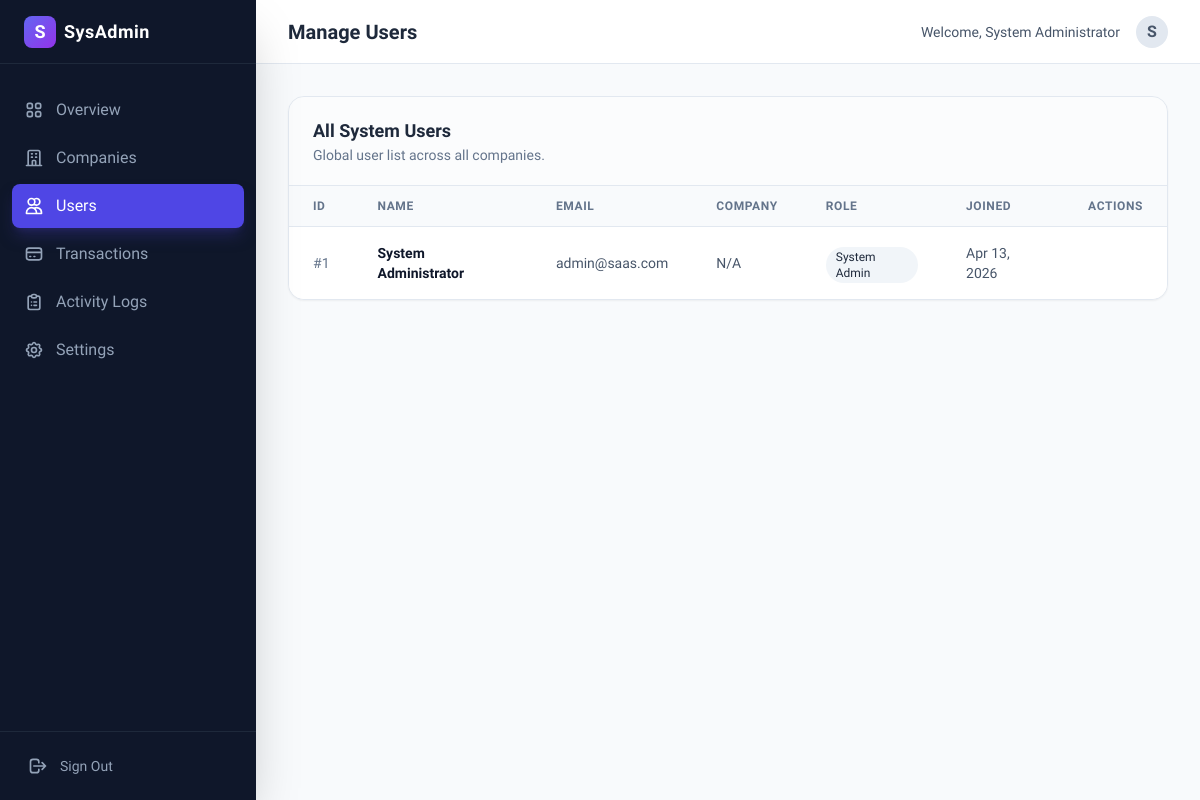
Page /admin/users (signed in) on the committed database.
### tables this page shows
CREATE TABLE IF NOT EXISTS users (
    id INT AUTO_INCREMENT PRIMARY KEY,
    company_id INT,  
    name VARCHAR(255) NOT NULL,
    email VARCHAR(255) NOT NULL UNIQUE,
    password VARCHAR(255) NOT NULL,
    role ENUM('system_admin', 'company_admin', 'evaluator', 'viewer') NOT NULL,
    created_at TIMESTAMP DEFAULT CURRENT_TIMESTAMP,
    updated_at TIMESTAMP DEFAULT CURRENT_TIMESTAMP ON UPDATE CURRENT_TIMESTAMP,
    FOREIGN KEY (company_id) REFERENCES companies(id) ON DELETE CASCADE
);

### src/Controllers/DashboardController.php (called while the page is built, shortened)
<?php
class DashboardController extends Controller
{
    public function users()
    {
        $db = new \App\Config\Database();
        $conn = $db->getConnection();
        $stmt = $conn->query("SELECT u.*, c.name as company_name FROM users u LEFT JOIN companies c ON u.company_id = c.id ORDER BY u.created_at DESC");
        $users = $stmt->fetchAll(\PDO::FETCH_ASSOC);
        $this->view('dashboard/system/users', ['users' => $users]);
    }
}

### src/Views/dashboard/system/users.php (the view, shortened to what this page needs)
<div class="bg-white rounded-2xl shadow-sm border border-slate-200 overflow-hidden">
    <div class="px-6 py-5 border-b border-slate-200 bg-slate-50/50">
        <h3 class="text-lg font-bold text-slate-800">All System Users</h3>
        <p class="text-sm text-slate-500">Global user list across all companies.</p>
    </div>
    <div class="overflow-x-auto">
        <table class="min-w-full divide-y divide-slate-200">
            <thead class="bg-slate-50">
                <tr>
                    <th class="px-6 py-3 text-left text-xs font-semibold text-slate-500 uppercase tracking-wider">ID
                    </th>
                    <th class="px-6 py-3 text-left text-xs font-semibold text-slate-500 uppercase tracking-wider">Name
                    </th>
                    <th class="px-6 py-3 text-left text-xs font-semibold text-slate-500 uppercase tracking-wider">Email
                    </th>
                    <th class="px-6 py-3 text-left text-xs font-semibold text-slate-500 uppercase tracking-wider">
                        Company</th>
                    <th class="px-6 py-3 text-left text-xs font-semibold text-slate-500 uppercase tracking-wider">Role
                    </th>
                    <th class="px-6 py-3 text-left text-xs font-semibold text-slate-500 uppercase tracking-wider">Joined
                    </th>
                    <th class="px-6 py-3 text-right text-xs font-semibold text-slate-500 uppercase tracking-wider">
                        Actions</th>
                </tr>
            </thead>
            <tbody class="divide-y divide-slate-100 bg-white">
                <?php foreach ($users as $user): ?>
                    <tr class="hover:bg-slate-50/80 transition-colors">
                        <td class="px-6 py-4 text-sm text-slate-500">#<?= $user['id'] ?></td>
                        <td class="px-6 py-4 text-sm font-semibold text-slate-900"><?= htmlspecialchars($user['name']) ?>
                        </td>
                        <td class="px-6 py-4 text-sm text-slate-600"><?= htmlspecialchars($user['email']) ?></td>
                        <td class="px-6 py-4 text-sm text-slate-600"><?= htmlspecialchars($user['company_name'] ?? 'N/A') ?>
                        </td>
                        <td class="px-6 py-4">
                            <span
                                class="inline-flex items-center px-2.5 py-0.5 rounded-full text-xs font-medium bg-slate-100 text-slate-800 capitalize">
                                <?= str_replace('_', ' ', $user['role']) ?>
                            </span>
                        </td>
                        <td class="px-6 py-4 text-sm text-slate-600"><?= date('M j, Y', strtotime($user['created_at'])) ?>
                        </td>
                        <td class="px-6 py-4 text-right text-sm font-medium whitespace-nowrap">
                        </td>
                    </tr>
                <?php endforeach; ?>
            </tbody>
        </table>
    </div>
</div>
<?php
require __DIR__ . '/../../dashboard_layout.php';
?>

### src/Views/dashboard_layout.php (style rules this page uses)
body { font-family: 'Plus Jakarta Sans', sans-serif; }

### rows in the picture
users: id "1", name "System Administrator", email "admin@saas.com", company_name "N/A", role "System Admin", created_at "Apr 13, 2026"

### other values in the picture
$title "Manage Users"
$name "System Administrator"
$initial "S"
